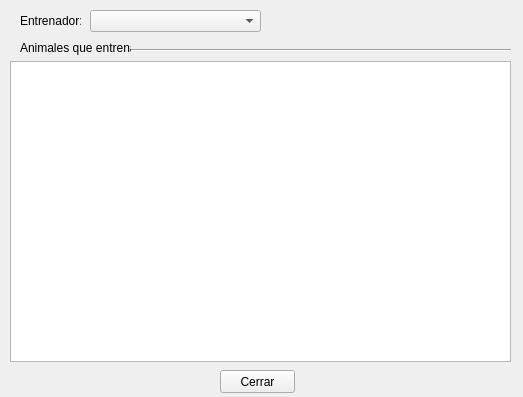
<?xml version="1.0" encoding="UTF-8"?>
<ui version="4.0">
 <class>Form</class>
 <widget class="QWidget" name="Form">
  <property name="geometry">
   <rect>
    <x>0</x>
    <y>0</y>
    <width>523</width>
    <height>397</height>
   </rect>
  </property>
  <property name="minimumSize">
   <size>
    <width>523</width>
    <height>397</height>
   </size>
  </property>
  <property name="maximumSize">
   <size>
    <width>523</width>
    <height>397</height>
   </size>
  </property>
  <property name="windowTitle">
   <string>Animales por Entrenador</string>
  </property>
  <widget class="QTableWidget" name="tabla_animales_entrenador">
   <property name="geometry">
    <rect>
     <x>10</x>
     <y>61</y>
     <width>501</width>
     <height>301</height>
    </rect>
   </property>
  </widget>
  <widget class="QLabel" name="label">
   <property name="geometry">
    <rect>
     <x>20</x>
     <y>10</y>
     <width>61</width>
     <height>21</height>
    </rect>
   </property>
   <property name="text">
    <string>Entrenador:</string>
   </property>
  </widget>
  <widget class="QComboBox" name="cbx_selec_entr">
   <property name="geometry">
    <rect>
     <x>90</x>
     <y>10</y>
     <width>171</width>
     <height>22</height>
    </rect>
   </property>
  </widget>
  <widget class="Line" name="line">
   <property name="geometry">
    <rect>
     <x>130</x>
     <y>40</y>
     <width>381</width>
     <height>20</height>
    </rect>
   </property>
   <property name="orientation">
    <enum>Qt::Horizontal</enum>
   </property>
  </widget>
  <widget class="QLabel" name="label_2">
   <property name="geometry">
    <rect>
     <x>20</x>
     <y>40</y>
     <width>111</width>
     <height>16</height>
    </rect>
   </property>
   <property name="text">
    <string>Animales que entrena:</string>
   </property>
  </widget>
  <widget class="QPushButton" name="btn_cerrar">
   <property name="geometry">
    <rect>
     <x>220</x>
     <y>370</y>
     <width>75</width>
     <height>23</height>
    </rect>
   </property>
   <property name="text">
    <string>Cerrar</string>
   </property>
  </widget>
 </widget>
 <resources/>
 <connections/>
</ui>
